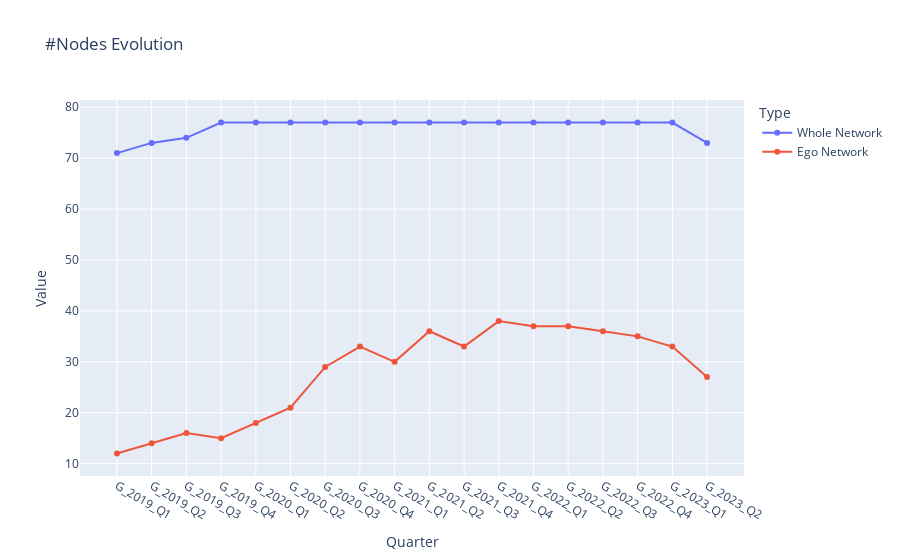

Notebook code cell kept with this figure:
### Code cell
plot_evolution({key:quarterData['nodesCount'] for (key, quarterData) in summaryWholeAllTime.items()},
               {key:quarterData['nodesCount'] for (key, quarterData) in summaryEgoAllTime.items()},
               '#Nodes Evolution')

### Figure 1 — Plotly figure (JSON) as saved in the notebook; plotly's stock layout.template omitted (floating-point values rounded to 4 significant figures)
{"data": [{"hovertemplate": "Type=Whole Network<br>Quarter=%{x}<br>Value=%{y}<extra></extra>", "legendgroup": "Whole Network", "line": {"color": "#636efa", "dash": "solid"}, "marker": {"symbol": "circle"}, "mode": "lines+markers", "name": "Whole Network", "orientation": "v", "showlegend": true, "type": "scatter", "x": ["G_2019_Q1", "G_2019_Q2", "G_2019_Q3", "G_2019_Q4", "G_2020_Q1", "G_2020_Q2", "G_2020_Q3", "G_2020_Q4", "G_2021_Q1", "G_2021_Q2", "G_2021_Q3", "G_2021_Q4", "G_2022_Q1", "G_2022_Q2", "G_2022_Q3", "G_2022_Q4", "G_2023_Q1", "G_2023_Q2"], "xaxis": "x", "y": [71, 73, 74, 77, 77, 77, 77, 77, 77, 77, 77, 77, 77, 77, 77, 77, 77, 73], "yaxis": "y"}, {"hovertemplate": "Type=Ego Network<br>Quarter=%{x}<br>Value=%{y}<extra></extra>", "legendgroup": "Ego Network", "line": {"color": "#EF553B", "dash": "solid"}, "marker": {"symbol": "circle"}, "mode": "lines+markers", "name": "Ego Network", "orientation": "v", "showlegend": true, "type": "scatter", "x": ["G_2019_Q1", "G_2019_Q2", "G_2019_Q3", "G_2019_Q4", "G_2020_Q1", "G_2020_Q2", "G_2020_Q3", "G_2020_Q4", "G_2021_Q1", "G_2021_Q2", "G_2021_Q3", "G_2021_Q4", "G_2022_Q1", "G_2022_Q2", "G_2022_Q3", "G_2022_Q4", "G_2023_Q1", "G_2023_Q2"], "xaxis": "x", "y": [12, 14, 16, 15, 18, 21, 29, 33, 30, 36, 33, 38, 37, 37, 36, 35, 33, 27], "yaxis": "y"}], "layout": {"legend": {"title": {"text": "Type"}, "tracegroupgap": 0}, "title": {"text": "#Nodes Evolution"}, "xaxis": {"anchor": "y", "domain": [0, 1], "title": {"text": "Quarter"}}, "yaxis": {"anchor": "x", "domain": [0, 1], "title": {"text": "Value"}}}}
